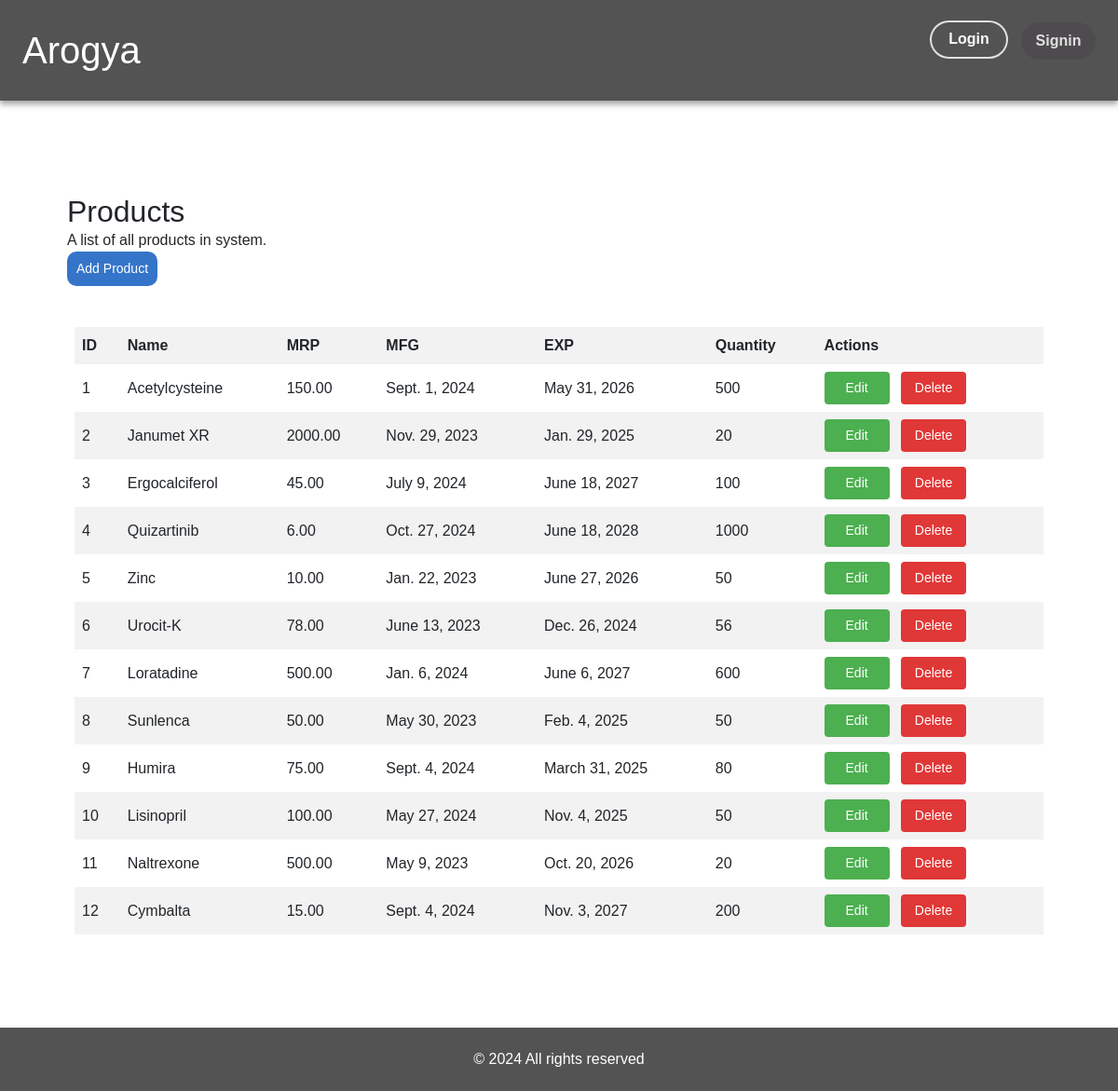
Page /store/products/ on the committed database.
### store/models.py (models this page shows, shortened)
class Product(models.Model):
    product_id = models.AutoField(primary_key=True)
    product_name = models.CharField(max_length=100)
    mrp = models.DecimalField(max_digits=10, decimal_places=2)
    mfg = models.DateField(auto_now=False, auto_now_add=False)
    exp = models.DateField(auto_now=False, auto_now_add=False)
    qty = models.IntegerField(default=0)
    created_at = models.DateTimeField(auto_now_add=True)

### store/views.py (the view)
# urls.py: path('products/', views.product, name='product'),
def product(request):
    products = Product.objects.all()
    return render(request, 'store/product.html', {'products': products})

### store/Templates/store/product.html (shortened to what this page needs)
{% extends "store/base.html" %}
{% block content  %}
    <div class="p-3 m-5" style="min-height: 70vh;">
        <div class="p-2 row my-1">
            <div class="col-11">
                <h1 class="fs-2">Products</h1>
                <p>A list of all products in system.</p>
            </div>
            <div class="col pb-3">
                <a href="{% url 'add_product' %}" class="add-button text-end">Add Product</a>
            </div>
        </div>
        <div class="p-3">
            <table>
                <thead>
                    <tr>
                        <th>ID</th>
                        <th>Name</th>
                        <th>MRP</th>
                        <th>MFG</th>
                        <th>EXP</th>
                        <th>Quantity</th>
                        <th>Actions</th>
                    </tr>
                </thead>
                <tbody>
                    {% for product in products %}
                    <tr>
                        <td>{{ product.product_id }}</td>
                        <td>{{ product.product_name }}</td>
                        <td>{{ product.mrp }}</td>
                        <td>{{ product.mfg }}</td>
                        <td>{{ product.exp }}</td>
                        <td>{{ product.qty }}</td>
                        <td>
                            <form method="POST" action="{% url 'edit_product' product_id=product.product_id %}" style="display: inline;">
                                <button class="edit-button btn btn-primary me-2">Edit</button>
                            </form>
                            <form method="POST" action="{% url 'delete_product' product_id=product.product_id %}" style="display: inline;">
                                <button class="delete-button btn btn-danger">Delete</button>
                            </form>
                        </td>
                    </tr>
                    {% endfor %}
                </tbody>
            </table>
        </div>
    </div>
{% endblock %}

### rows in the picture
Product: product_id "1", product_name "Acetylcysteine", mrp "150.00", mfg "Sept. 1, 2024", exp "May 31, 2026", qty "500"
Product: product_id "2", product_name "Janumet XR", mrp "2000.00", mfg "Nov. 29, 2023", exp "Jan. 29, 2025", qty "20"
Product: product_id "3", product_name "Ergocalciferol", mrp "45.00", mfg "July 9, 2024", exp "June 18, 2027", qty "100"
Product: product_id "4", product_name "Quizartinib", mrp "6.00", mfg "Oct. 27, 2024", exp "June 18, 2028", qty "1000"
Product: product_id "5", product_name "Zinc", mrp "10.00", mfg "Jan. 22, 2023", exp "June 27, 2026", qty "50"
Product: product_id "6", product_name "Urocit-K", mrp "78.00", mfg "June 13, 2023", exp "Dec. 26, 2024", qty "56"
Product: product_id "7", product_name "Loratadine", mrp "500.00", mfg "Jan. 6, 2024", exp "June 6, 2027", qty "600"
Product: product_id "8", product_name "Sunlenca", mrp "50.00", mfg "May 30, 2023", exp "Feb. 4, 2025", qty "50"
Product: product_id "9", product_name "Humira", mrp "75.00", mfg "Sept. 4, 2024", exp "March 31, 2025", qty "80"
Product: product_id "10", product_name "Lisinopril", mrp "100.00", mfg "May 27, 2024", exp "Nov. 4, 2025", qty "50"
Product: product_id "11", product_name "Naltrexone", mrp "500.00", mfg "May 9, 2023", exp "Oct. 20, 2026", qty "20"
Product: product_id "12", product_name "Cymbalta", mrp "15.00", mfg "Sept. 4, 2024", exp "Nov. 3, 2027", qty "200"
